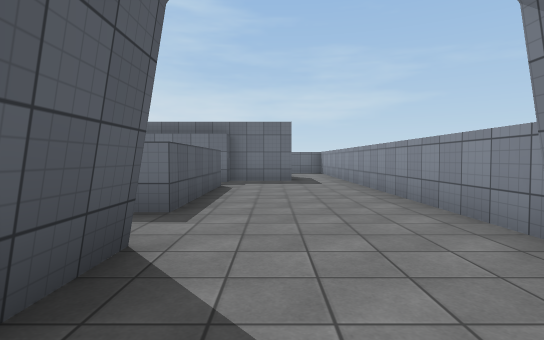
View 1 (above)

24 first-person views from a walk through a 3-D level made in the Unity game engine. The camera is 1.3 m above the floor, tilts 2° down and sees 80° across. The floor is counted in squares, 2 m on a side. Each view is taken from the middle of a square. On the plan, view 1 faces up. The plan holds only what a view shows up to about 10 squares ahead; the rest is blank. The place goes on beyond the plan. The player is left out. Surface patterns are stand-ins for the level's own textures.

View 2
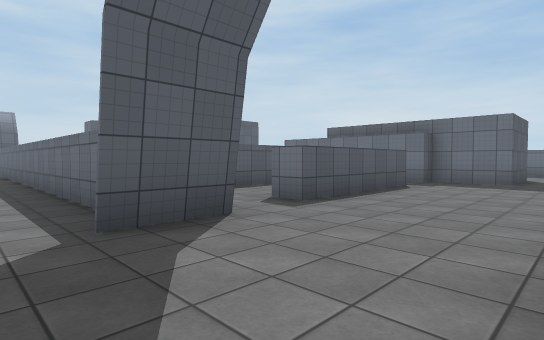

View 3
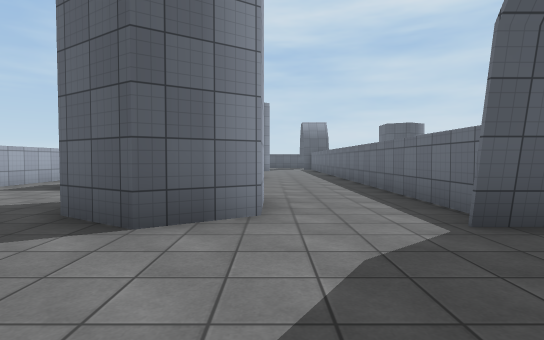

View 4
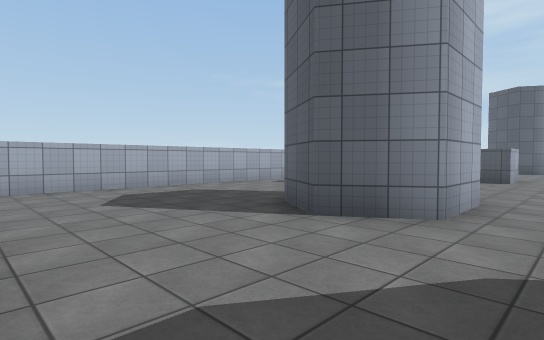

View 5
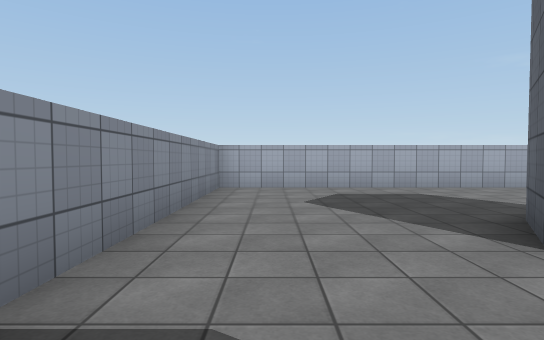

View 6
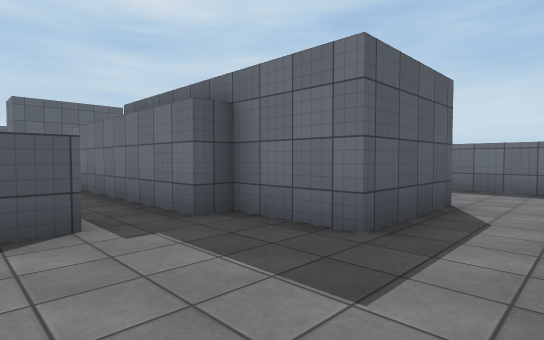

View 7
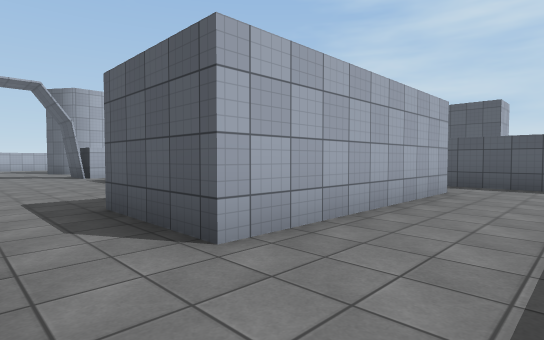

View 8
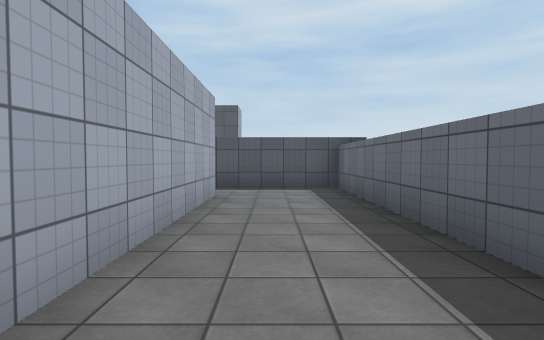

View 9
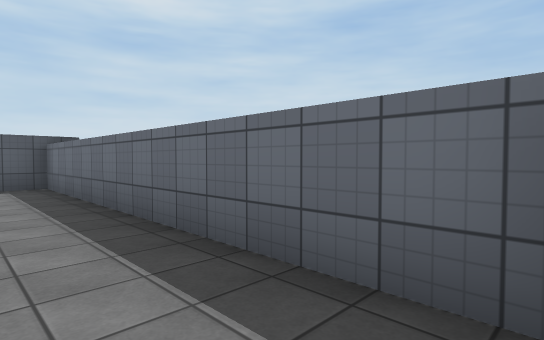

View 10
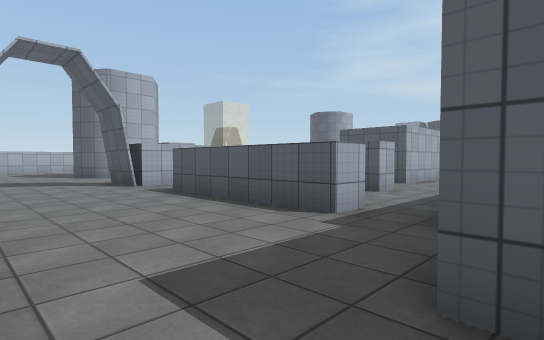

View 11
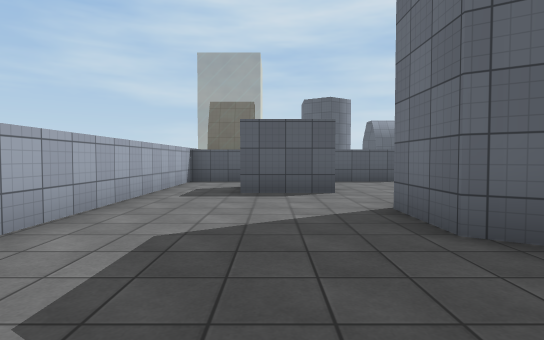

View 12
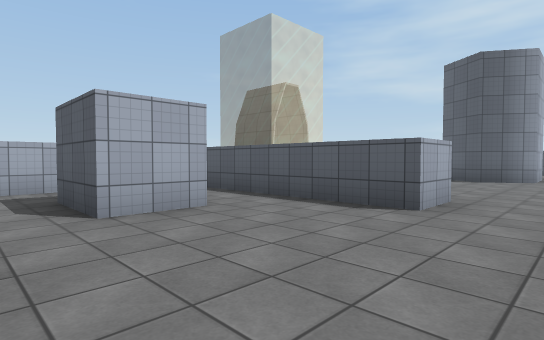

View 13
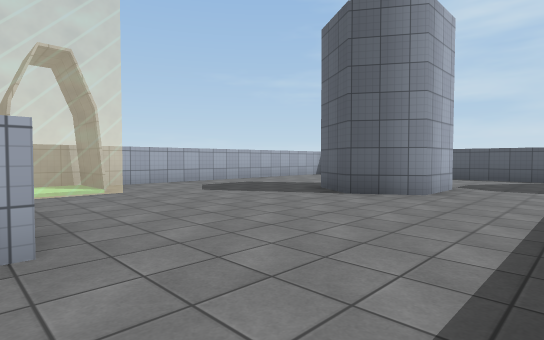

View 14
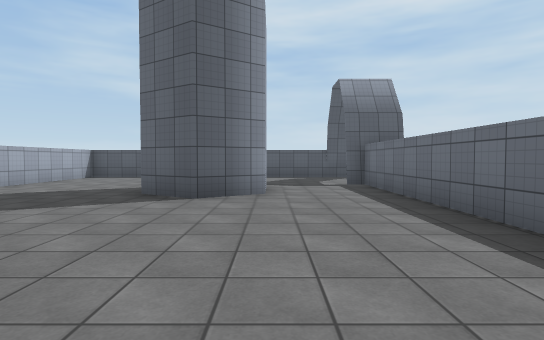

View 15
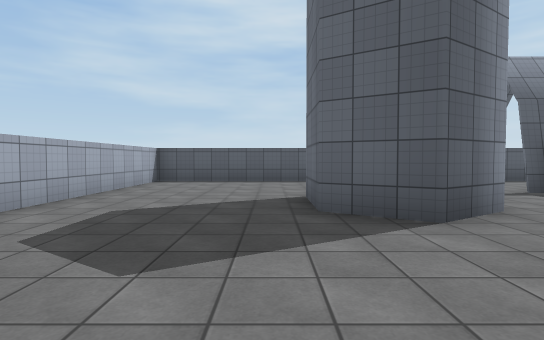

View 16
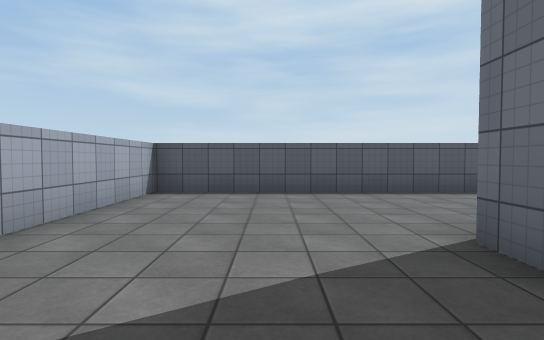

View 17
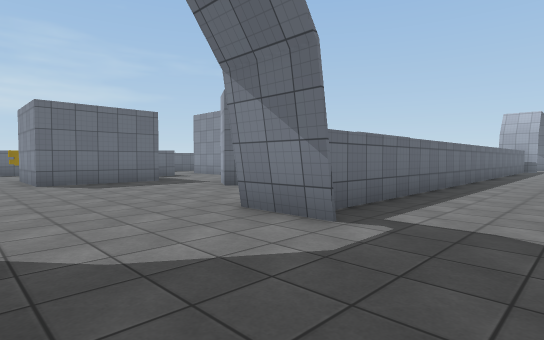

View 18
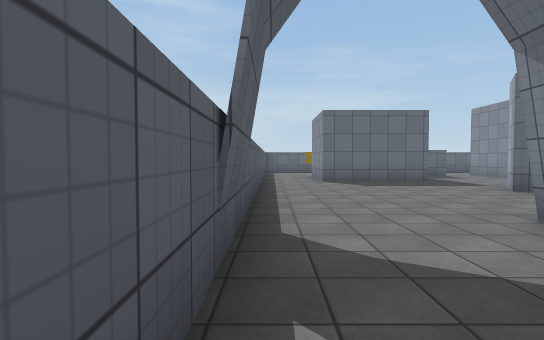

View 19
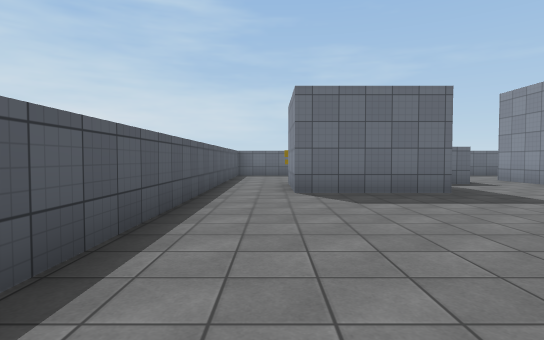

View 20
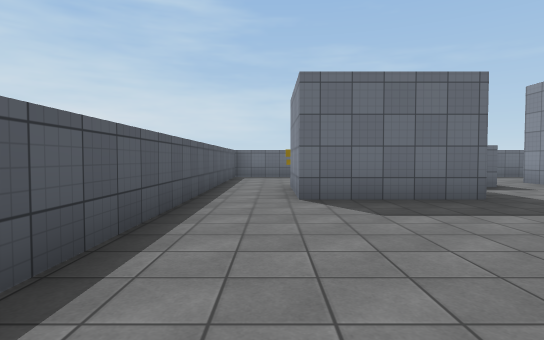

View 21
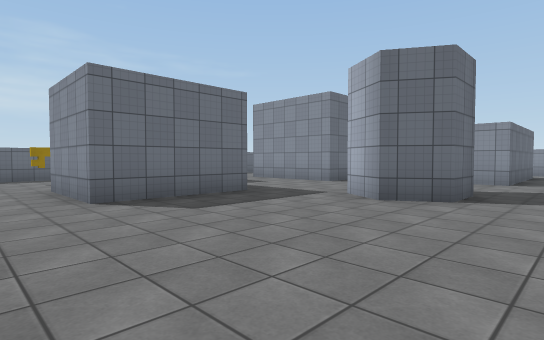

View 22
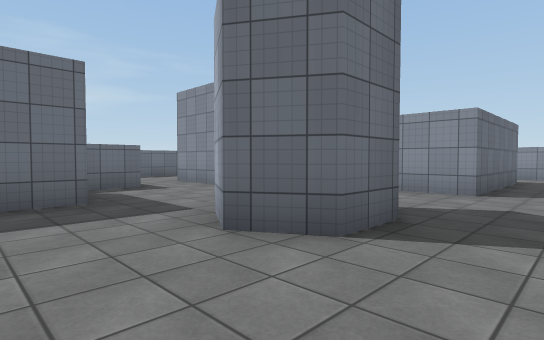

View 23
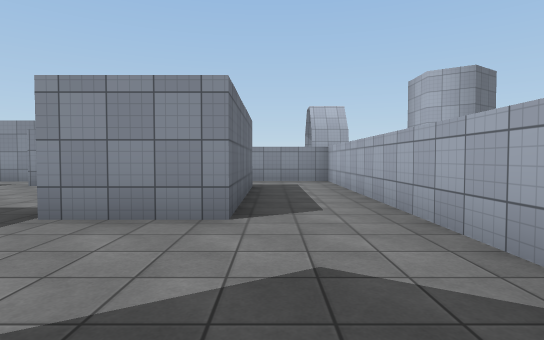

View 24
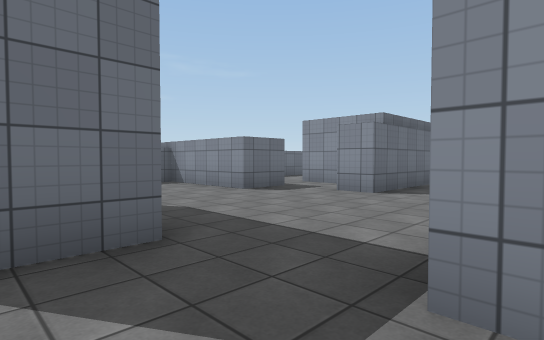

### Floor plan
Ten units are one square. View 1 is at (0, 0); x grows to the right and y downward. Boxes are objects, and circles mark ways between rooms. Rooms are numbered by the first view taken in them; rooms with no view inside come last. Other rooms are left out.
<svg viewBox="-208 -150 235 228">
<path fill="none" stroke="#000" d="M-17 11 -10 23 -17 34 -32 34M-51 38 -51 56M-45 73 22 73 22 14M-12 -24 -12 -18M-10 -25 -10 -9M-20 -78 -12 -78 -12 -39M-46 -120 6 -120 6 -95 -12 -95 -12 -90M20 -145 -62 -145 -62 -113M22 -25 22 -100M-165 11 -150 11 -143 23 -150 34 -165 34M-173 -9 -173 -25M-135 -45 -147 -45 -152 -54 -147 -63M-95 15 -82 15 -82 34M-155 -81 -186 -81 -186 -106M-66 38 -51 38M-32 11 -17 11M-16 -13 -172 -13 -172 -9M-203 -118 -203 73 -116 73M-108 -84 -122 -84 -122 -119M-88 -65 -64 -65M-139 -103 -150 -103M-64 -45 -106 -45 -106 -65M-62 -113 -75 -113 -75 -145M-46 -90 -63 -90 -63 -99M-121 -24 -46 -24 -46 -48M-46 -108 -46 -120M-82 34 -82 73 -45 73M-48 -70 -40 -70 -40 -48M-12 -39 -20 -39M-12 -90 -46 -90M-21 -24 -12 -24"/>
<circle cx="5" cy="-15" r="3" fill="#2a7"/>
<circle cx="-10" cy="0" r="3" fill="#2a7"/>
<circle cx="-40" cy="30" r="3" fill="#2a7"/>
<circle cx="-55" cy="65" r="3" fill="#2a7"/>
<circle cx="-55" cy="-120" r="3" fill="#2a7"/>
<circle cx="-20" cy="-30" r="3" fill="#2a7"/>
<circle cx="-20" cy="-80" r="3" fill="#2a7"/>
<circle cx="-145" cy="-35" r="3" fill="#2a7"/>
<circle cx="-160" cy="-70" r="3" fill="#2a7"/>
<circle cx="-70" cy="45" r="3" fill="#2a7"/>
<circle cx="-40" cy="-80" r="3" fill="#2a7"/>
<text x="0" y="40">1</text>
<text x="0" y="-90">2</text>
<text x="-140" y="0">3</text>
<text x="-100" y="-80">4</text>
<text x="-60" y="60">5</text>
<text x="-30" y="-60">6</text>
</svg>
Room 1 opens to room 2. Room 1 opens to room 3. Room 1 opens to room 5. Room 2 opens to room 4. Room 2 opens to room 6. Room 3 opens to room 4. Room 3 opens to room 5. Room 4 opens to room 6.

Where each view was taken, in squares from view 1:
view 1: 0 up, 0 right, facing up
view 2: 0 up, 2 right, facing up-left
view 3: 1 down, 2 right, facing left
view 4: 0 up, 2 right, facing down-left
view 5: 0 up, 1 right, facing down
view 6: 7 up, 2 right, facing up-left
view 7: 14 up, 2 right, facing down-left
view 8: 13 up, 1 right, facing left
view 9: 13 up, 2 right, facing up-left
view 10: 10 up, 2 right, facing down-left
view 11: 5 down, 1 right, facing left
view 12: 0 up, 4 left, facing down-left
view 13: 1 up, 9 left, facing down-left
view 14: 1 down, 9 left, facing left
view 15: 4 down, 11 left, facing left
view 16: 5 down, 14 left, facing left
view 17: 1 down, 20 left, facing up-right
view 18: 1 down, 20 left, facing up
view 19: 2 up, 19 left, facing up
view 20: 3 up, 19 left, facing up
view 21: 3 up, 20 left, facing up-right
view 22: 3 up, 17 left, facing up-right
view 23: 4 up, 14 left, facing right
view 24: 6 up, 12 left, facing up-right
